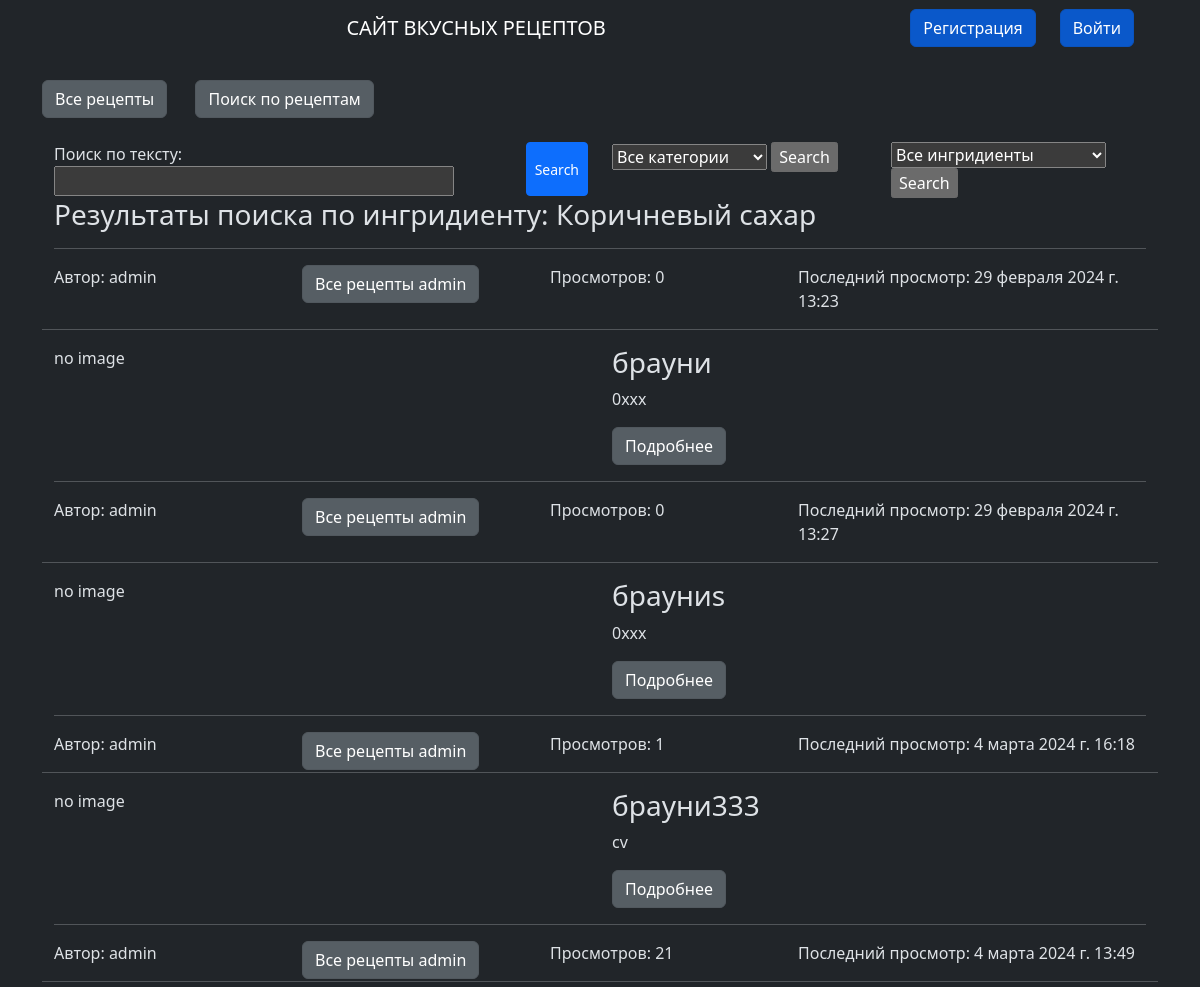
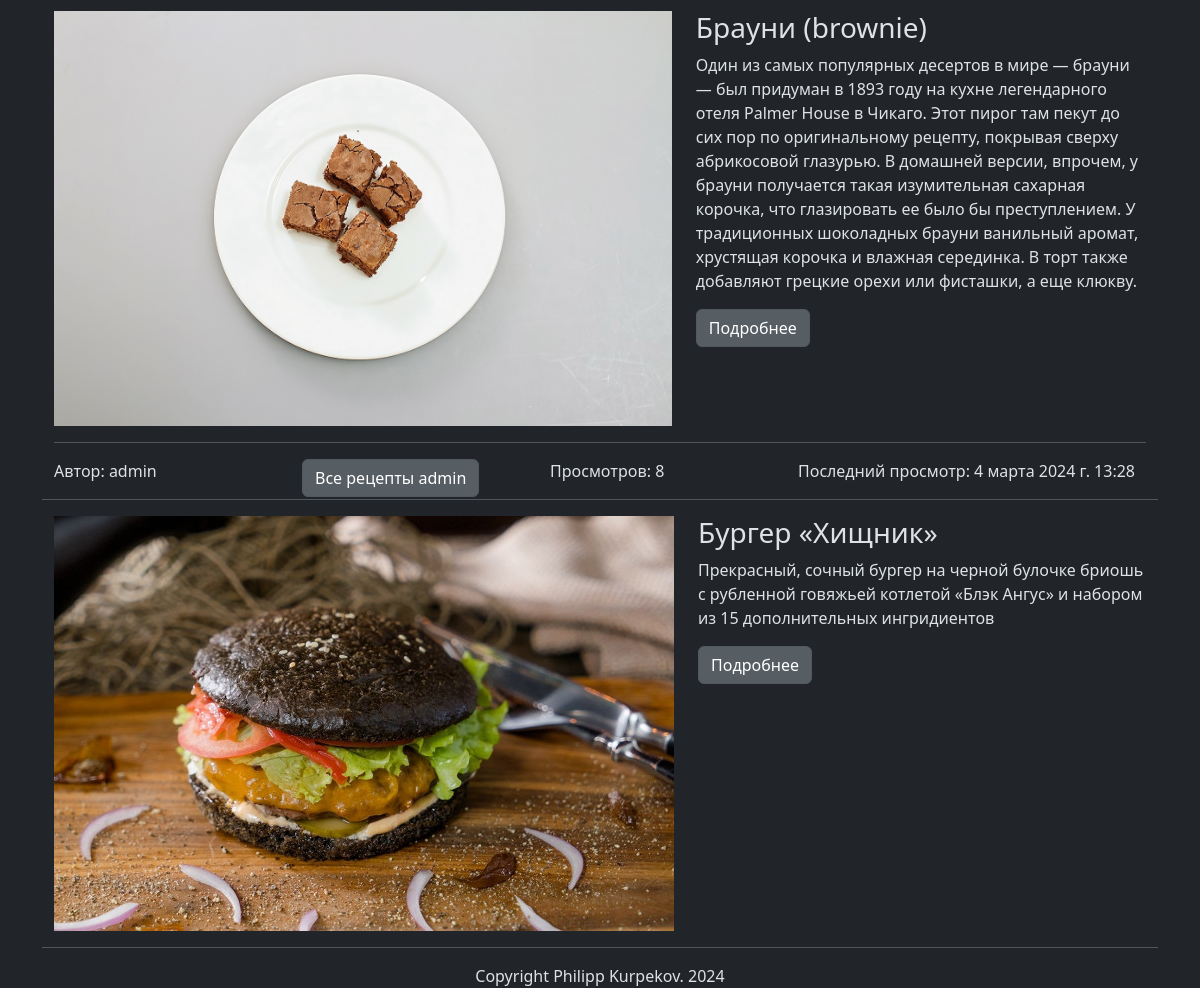
/search/by_ingredient/Коричневый сахар/, run on an earlier commit of the app's database (2 pictures, top to bottom).
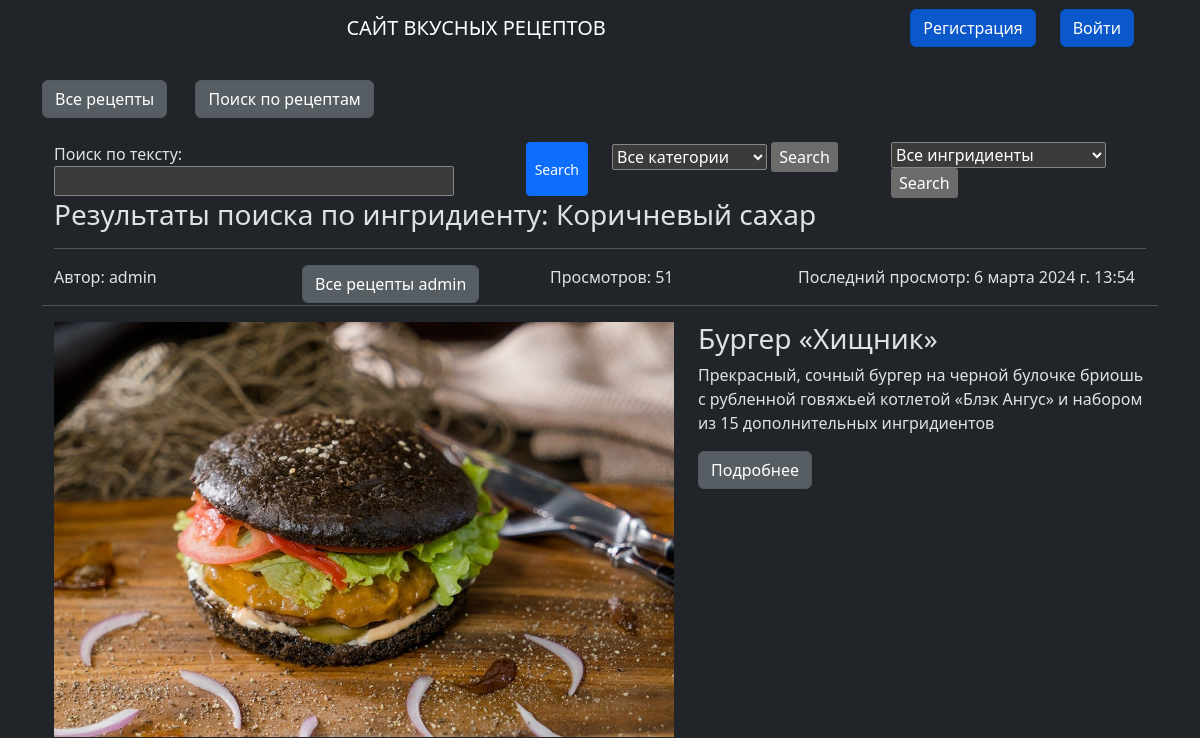
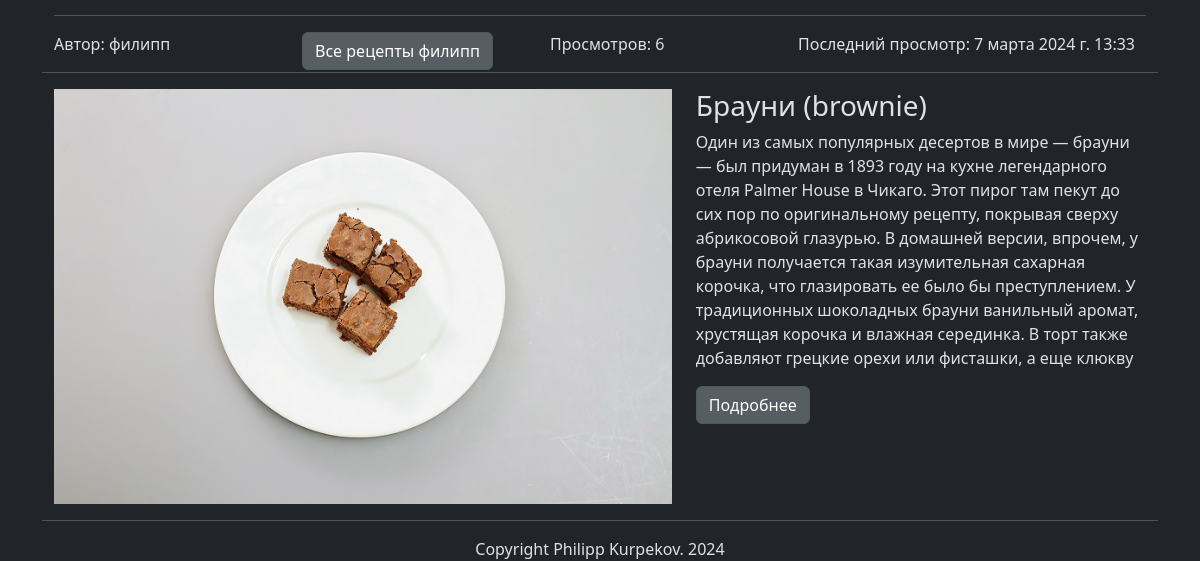
And on a later commit of the database (2 pictures, top to bottom).
### recipes/models.py (models this page shows, shortened)
class Recipe(models.Model):
    title = models.CharField(max_length=200, unique=True,
                             verbose_name="Название рецепта")
    author = models.ForeignKey(User, on_delete=models.CASCADE,
                               verbose_name="Автор рецепта")
    description = models.TextField(default="",
                                   verbose_name="Краткое описание")
    cooking_steps = models.TextField(default="",
                                     verbose_name="Шаги приготовления")
    ingredients = models.ManyToManyField(Ingredients,
                                         verbose_name="Ингридиенты")
    category = models.ManyToManyField(Category,
                                      verbose_name="Категория")
    cooking_time = models.IntegerField(default=0,
                                       verbose_name="Время готовки")
    picture = models.ImageField(null=True, blank=True, upload_to="recipes_img/", verbose_name='Изображение')
    views = models.IntegerField(default=0,
                                verbose_name="Количество просмотров")
    date_of_creation = models.DateTimeField(auto_now_add=True,
                                            verbose_name="Время создания")
    date_of_update = models.DateTimeField(auto_now=True,
                                          verbose_name="Обновлено")

### recipes/views.py (the view)
# urls.py: path('search/by_ingredient/<str:ingredient>/', views.search_by_ingredient, name='search_by_ingredient'),
def search_by_ingredient(request, ingredient):
    message = None
    categories = Category.objects.all()
    ingredients = list(Ingredients.objects.all())
    ingridient_id = get_object_or_404(Ingredients, title=ingredient)
    recipes = Recipe.objects.filter(ingredients=ingridient_id.pk)
    form = RecipeSearchForm(request.GET)
    if not recipes:
        message = "ничего не найдено"
    search_ref = "ингридиенту"
    return render(request, 'recipes/search.html',
                  {'recipes': recipes, 'cat_name': ingredient, 'form': form, 'search_ref': search_ref,
                   'categories': categories,
                   'message': message,
                   'ingredients': ingredients})

### recipes/forms.py
class RecipeSearchForm(forms.Form):
    query = forms.CharField(label='Поиск по тексту', max_length=200, empty_value="", required=False,
                            widget=forms.TextInput(attrs={"style": "width: 400px;"}))

### recipes/templates/recipes/search.html (shortened to what this page needs)
{% extends "recipes/base.html" %}
{% block content %}
<section class="al mt-3">
    <div class="container justify-content-center">
        <div class="container">
            <div class="row">
                <div class="col-6" >
                    <form action="{% url 'recipes:search' %}" method="get">
                        <div style="display: flex;">
                        {{ form.as_div }}
                        <button type="submit" class="btn btn-primary btn-sm">Search</button>
                             </div>
                    </form>
                </div>
                <div class="col" >
                    <form action="{% url 'recipes:search' %}" method="POST">
                        <select name="category">
                            <option value="">Все категории</option>
                        </select>
                        <input type="submit" value="Search">
                    </form>
                </div>
                <div class="col" style="width:20%;">
                    <form action="{% url 'recipes:search' %}" method="POST">
                        <select name="ingredients">
                            <option value="">Все ингридиенты</option>
                        </select>
                        <input type="submit" value="Search">
                    </form>
                </div>
            </div>
            {% if recipes %}
            <h3>Результаты поиска по {{ search_ref }}: {{ cat_name }}</h3>
            {% for recipe in recipes %}
            <hr class="hr hr-blurry"/>
            <div class="row">
                <div class="col">
                    <p>Автор: {{ recipe.author }}</p>
                </div>
                <div class="col">
                    {% if recipe.author.pk %}
                    <a href="{% url 'recipes:recipes_by_user' author_id=recipe.author.pk %}"
                       class="btn btn-secondary  active me-4 " role="button" aria-pressed="true"> Все
                        рецепты {{ recipe.author }}</a>
                    {% endif %}
                </div>
                <div class="col">
                    <p>Просмотров: {{ recipe.views }}</p>
                </div>
                <div class="col-4">
                    <p>Последний просмотр: {{ recipe.date_of_update }}</p>
                </div>
                <hr class="hr hr-blurry"/>
            </div>
            <div class="row">
                <div class="col">
                    {% if recipe.picture %}
                    <img src="{{ recipe.picture.url }}"
                         class="d-block " height="415px">
                    {% else %}
                    <p>no image</p>
                    {% endif %}
                </div>
                <div class="col">
                    <h3>{{ recipe.title }}</h3>
                    <p>{{ recipe.description }}</p>
                    {% if recipe.pk %}
                    <a href="{% url 'recipes:recipe_full' recipe_id=recipe.pk %}"
                       class="btn btn-secondary  active me-4 " role="button" aria-pressed="true"> Подробнее</a>
                    {% endif %}
                </div>
            </div>
            {% endfor %}
            {% endif %}
        </div>
    </div>
</section>
{% endblock %}

What changed in the data, as far as the page shows it:
removed Recipe: author "admin", views "0", date_of_update "29 февраля 2024 г. 13:23", picture "no image", title "брауни", description "0xxx", shows "Подробнее"
removed Recipe: author "admin", views "0", date_of_update "29 февраля 2024 г. 13:27", picture "no image", title "брауниs", description "0xxx", shows "Подробнее"
removed Recipe: author "admin", views "1", date_of_update "4 марта 2024 г. 16:18", picture "no image", title "брауни333", description "cv", shows "Подробнее"
removed Recipe: author "admin", views "21", date_of_update "4 марта 2024 г. 13:49", picture (picture), title "Брауни (brownie)", description "Один из самых популярных десертов в мире — брауни — был придуман в 1893 году на кухне легендарного отеля Palmer House в Чикаго. Этот пирог там пекут до сих пор по оригинальному рецепту, покрывая сверху абрикосовой глазурью. В домашней версии, впрочем, у брауни получается такая изумительная сахарная корочка, что глазировать ее было бы преступлением. У традиционных шоколадных брауни ванильный аромат, хрустящая корочка и влажная серединка. В торт также добавляют грецкие орехи или фисташки, а еще клюкву.", shows "Подробнее"
changed Recipe "Бургер «Хищник»": views "8" → "51"; date_of_update "4 марта 2024 г. 13:28" → "6 марта 2024 г. 13:54"
added Recipe: author "филипп", views "6", date_of_update "7 марта 2024 г. 13:33", picture (picture), title "Брауни (brownie)", description "Один из самых популярных десертов в мире — брауни — был придуман в 1893 году на кухне легендарного отеля Palmer House в Чикаго. Этот пирог там пекут до сих пор по оригинальному рецепту, покрывая сверху абрикосовой глазурью. В домашней версии, впрочем, у брауни получается такая изумительная сахарная корочка, что глазировать ее было бы преступлением. У традиционных шоколадных брауни ванильный аромат, хрустящая корочка и влажная серединка. В торт также добавляют грецкие орехи или фисташки, а еще клюкву", shows "Подробнее"
